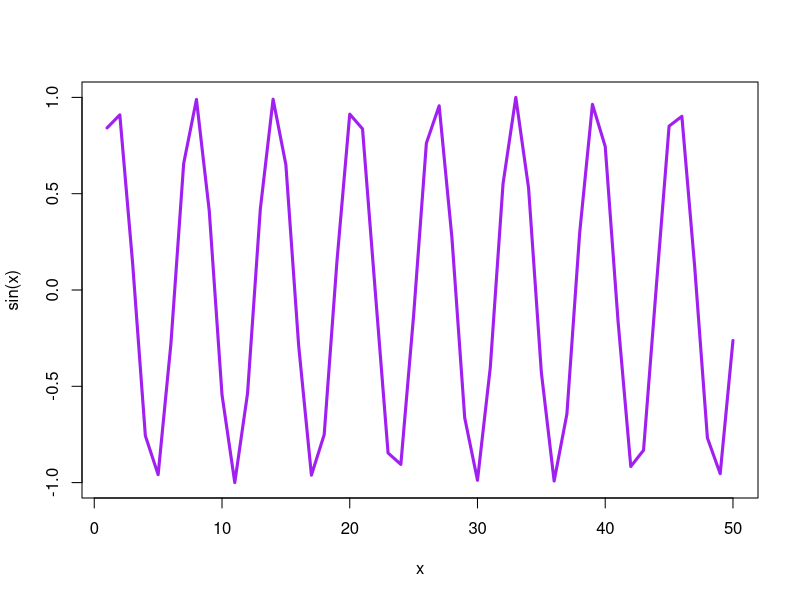

Recreate this plot in R.
#' ---
#' title: "Class 4 Example"
#' author: "Berne Chu (PID: A18608434)"
#' date: "10-09-2025"
#' ---

x <- 1:50
plot(x,sin(x), typ="l", lwd=3, col="purple")